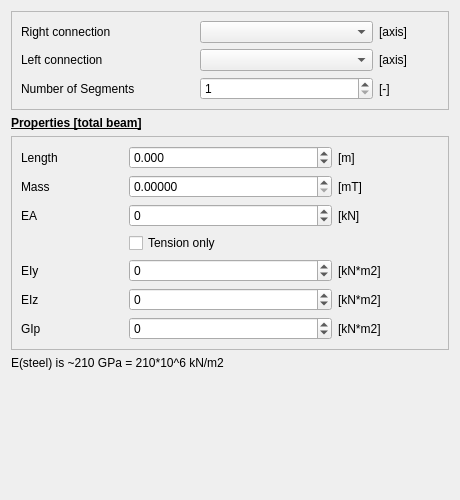
<?xml version="1.0" encoding="UTF-8"?>
<ui version="4.0">
 <class>widget_beam</class>
 <widget class="QWidget" name="widget_beam">
  <property name="geometry">
   <rect>
    <x>0</x>
    <y>0</y>
    <width>460</width>
    <height>500</height>
   </rect>
  </property>
  <property name="windowTitle">
   <string>Form</string>
  </property>
  <property name="locale">
   <locale language="English" country="UnitedStates"/>
  </property>
  <layout class="QVBoxLayout" name="verticalLayout">
   <item>
    <widget class="QFrame" name="frmMasterSlave">
     <property name="frameShape">
      <enum>QFrame::StyledPanel</enum>
     </property>
     <property name="frameShadow">
      <enum>QFrame::Raised</enum>
     </property>
     <layout class="QGridLayout" name="gridLayout_2">
      <item row="0" column="1">
       <widget class="QComboBox" name="cbMasterAxis"/>
      </item>
      <item row="0" column="2">
       <widget class="QLabel" name="label_10">
        <property name="sizePolicy">
         <sizepolicy hsizetype="Fixed" vsizetype="Preferred">
          <horstretch>0</horstretch>
          <verstretch>0</verstretch>
         </sizepolicy>
        </property>
        <property name="minimumSize">
         <size>
          <width>60</width>
          <height>0</height>
         </size>
        </property>
        <property name="maximumSize">
         <size>
          <width>60</width>
          <height>16777215</height>
         </size>
        </property>
        <property name="text">
         <string>[axis]</string>
        </property>
       </widget>
      </item>
      <item row="2" column="2">
       <widget class="QLabel" name="label_12">
        <property name="sizePolicy">
         <sizepolicy hsizetype="Fixed" vsizetype="Preferred">
          <horstretch>0</horstretch>
          <verstretch>0</verstretch>
         </sizepolicy>
        </property>
        <property name="minimumSize">
         <size>
          <width>60</width>
          <height>0</height>
         </size>
        </property>
        <property name="maximumSize">
         <size>
          <width>60</width>
          <height>16777215</height>
         </size>
        </property>
        <property name="text">
         <string>[axis]</string>
        </property>
       </widget>
      </item>
      <item row="2" column="1">
       <widget class="QComboBox" name="cbSlaveAxis"/>
      </item>
      <item row="4" column="1">
       <widget class="QSpinBox" name="sbnSegments">
        <property name="minimum">
         <number>1</number>
        </property>
        <property name="maximum">
         <number>1000</number>
        </property>
       </widget>
      </item>
      <item row="4" column="2">
       <widget class="QLabel" name="label_20">
        <property name="text">
         <string>[-]</string>
        </property>
       </widget>
      </item>
      <item row="2" column="0">
       <widget class="QLabel" name="label_9">
        <property name="sizePolicy">
         <sizepolicy hsizetype="Fixed" vsizetype="Preferred">
          <horstretch>0</horstretch>
          <verstretch>0</verstretch>
         </sizepolicy>
        </property>
        <property name="minimumSize">
         <size>
          <width>80</width>
          <height>0</height>
         </size>
        </property>
        <property name="maximumSize">
         <size>
          <width>9999</width>
          <height>16777215</height>
         </size>
        </property>
        <property name="text">
         <string>Left connection</string>
        </property>
       </widget>
      </item>
      <item row="4" column="0">
       <widget class="QLabel" name="label_19">
        <property name="text">
         <string>Number of Segments</string>
        </property>
       </widget>
      </item>
      <item row="0" column="0">
       <widget class="QLabel" name="label_11">
        <property name="sizePolicy">
         <sizepolicy hsizetype="Fixed" vsizetype="Preferred">
          <horstretch>0</horstretch>
          <verstretch>0</verstretch>
         </sizepolicy>
        </property>
        <property name="minimumSize">
         <size>
          <width>80</width>
          <height>0</height>
         </size>
        </property>
        <property name="maximumSize">
         <size>
          <width>9999</width>
          <height>16777215</height>
         </size>
        </property>
        <property name="text">
         <string>Right connection</string>
        </property>
       </widget>
      </item>
     </layout>
    </widget>
   </item>
   <item>
    <widget class="QLabel" name="label_7">
     <property name="text">
      <string>&lt;html&gt;&lt;head/&gt;&lt;body&gt;&lt;p&gt;&lt;span style=&quot; font-weight:600; text-decoration: underline;&quot;&gt;Properties [total beam]&lt;/span&gt;&lt;/p&gt;&lt;/body&gt;&lt;/html&gt;</string>
     </property>
     <property name="wordWrap">
      <bool>true</bool>
     </property>
    </widget>
   </item>
   <item>
    <widget class="QFrame" name="frame">
     <property name="sizePolicy">
      <sizepolicy hsizetype="Preferred" vsizetype="Fixed">
       <horstretch>0</horstretch>
       <verstretch>0</verstretch>
      </sizepolicy>
     </property>
     <property name="frameShape">
      <enum>QFrame::StyledPanel</enum>
     </property>
     <property name="frameShadow">
      <enum>QFrame::Raised</enum>
     </property>
     <layout class="QGridLayout" name="gridLayout">
      <item row="4" column="0">
       <widget class="QLabel" name="label_2">
        <property name="text">
         <string>EIy</string>
        </property>
       </widget>
      </item>
      <item row="0" column="3">
       <widget class="QLabel" name="label_6">
        <property name="text">
         <string>[m]</string>
        </property>
       </widget>
      </item>
      <item row="5" column="1" colspan="2">
       <widget class="QDoubleSpinBox" name="doubleSpinBox_3">
        <property name="sizePolicy">
         <sizepolicy hsizetype="Preferred" vsizetype="Fixed">
          <horstretch>0</horstretch>
          <verstretch>0</verstretch>
         </sizepolicy>
        </property>
        <property name="decimals">
         <number>0</number>
        </property>
        <property name="minimum">
         <double>-999999999999.000000000000000</double>
        </property>
        <property name="maximum">
         <double>99999999999999.000000000000000</double>
        </property>
       </widget>
      </item>
      <item row="0" column="0">
       <widget class="QLabel" name="label">
        <property name="text">
         <string>Length</string>
        </property>
       </widget>
      </item>
      <item row="1" column="0">
       <widget class="QLabel" name="label_17">
        <property name="text">
         <string>Mass</string>
        </property>
       </widget>
      </item>
      <item row="4" column="3">
       <widget class="QLabel" name="label_13">
        <property name="text">
         <string>[kN*m2]</string>
        </property>
       </widget>
      </item>
      <item row="6" column="3">
       <widget class="QLabel" name="label_15">
        <property name="text">
         <string>[kN*m2]</string>
        </property>
       </widget>
      </item>
      <item row="1" column="1" colspan="2">
       <widget class="QDoubleSpinBox" name="sbMass">
        <property name="decimals">
         <number>5</number>
        </property>
        <property name="maximum">
         <double>999999.000000000000000</double>
        </property>
        <property name="singleStep">
         <double>0.100000000000000</double>
        </property>
       </widget>
      </item>
      <item row="6" column="0">
       <widget class="QLabel" name="label_4">
        <property name="text">
         <string>GIp</string>
        </property>
       </widget>
      </item>
      <item row="1" column="3">
       <widget class="QLabel" name="label_18">
        <property name="text">
         <string>[mT]</string>
        </property>
       </widget>
      </item>
      <item row="0" column="1" colspan="2">
       <widget class="QDoubleSpinBox" name="doubleSpinBox_1">
        <property name="sizePolicy">
         <sizepolicy hsizetype="Preferred" vsizetype="Fixed">
          <horstretch>0</horstretch>
          <verstretch>0</verstretch>
         </sizepolicy>
        </property>
        <property name="decimals">
         <number>3</number>
        </property>
        <property name="minimum">
         <double>-999999999999.000000000000000</double>
        </property>
        <property name="maximum">
         <double>99999999999999.000000000000000</double>
        </property>
       </widget>
      </item>
      <item row="5" column="0">
       <widget class="QLabel" name="label_3">
        <property name="text">
         <string>EIz</string>
        </property>
       </widget>
      </item>
      <item row="4" column="1" colspan="2">
       <widget class="QDoubleSpinBox" name="doubleSpinBox_2">
        <property name="sizePolicy">
         <sizepolicy hsizetype="Preferred" vsizetype="Fixed">
          <horstretch>0</horstretch>
          <verstretch>0</verstretch>
         </sizepolicy>
        </property>
        <property name="decimals">
         <number>0</number>
        </property>
        <property name="minimum">
         <double>-999999999999.000000000000000</double>
        </property>
        <property name="maximum">
         <double>99999999999999.000000000000000</double>
        </property>
       </widget>
      </item>
      <item row="5" column="3">
       <widget class="QLabel" name="label_14">
        <property name="text">
         <string>[kN*m2]</string>
        </property>
       </widget>
      </item>
      <item row="6" column="1" colspan="2">
       <widget class="QDoubleSpinBox" name="doubleSpinBox_4">
        <property name="sizePolicy">
         <sizepolicy hsizetype="Preferred" vsizetype="Fixed">
          <horstretch>0</horstretch>
          <verstretch>0</verstretch>
         </sizepolicy>
        </property>
        <property name="decimals">
         <number>0</number>
        </property>
        <property name="minimum">
         <double>-999999999999.000000000000000</double>
        </property>
        <property name="maximum">
         <double>99999999999999.000000000000000</double>
        </property>
       </widget>
      </item>
      <item row="2" column="1" colspan="2">
       <widget class="QDoubleSpinBox" name="doubleSpinBox_5">
        <property name="sizePolicy">
         <sizepolicy hsizetype="Preferred" vsizetype="Fixed">
          <horstretch>0</horstretch>
          <verstretch>0</verstretch>
         </sizepolicy>
        </property>
        <property name="decimals">
         <number>0</number>
        </property>
        <property name="minimum">
         <double>-999999999999.000000000000000</double>
        </property>
        <property name="maximum">
         <double>99999999999999.000000000000000</double>
        </property>
       </widget>
      </item>
      <item row="2" column="3">
       <widget class="QLabel" name="label_16">
        <property name="text">
         <string>[kN]</string>
        </property>
       </widget>
      </item>
      <item row="2" column="0">
       <widget class="QLabel" name="label_5">
        <property name="text">
         <string>EA</string>
        </property>
       </widget>
      </item>
      <item row="3" column="1" colspan="2">
       <widget class="QCheckBox" name="cbTensionOnly">
        <property name="text">
         <string>Tension only</string>
        </property>
       </widget>
      </item>
     </layout>
    </widget>
   </item>
   <item>
    <widget class="QLabel" name="label_8">
     <property name="text">
      <string>&lt;html&gt;&lt;head/&gt;&lt;body&gt;&lt;p&gt;E(steel) is ~210 GPa = 210*10^6 kN/m2&lt;/p&gt;&lt;/body&gt;&lt;/html&gt;</string>
     </property>
     <property name="wordWrap">
      <bool>true</bool>
     </property>
    </widget>
   </item>
   <item>
    <spacer name="verticalSpacer">
     <property name="orientation">
      <enum>Qt::Vertical</enum>
     </property>
     <property name="sizeHint" stdset="0">
      <size>
       <width>20</width>
       <height>40</height>
      </size>
     </property>
    </spacer>
   </item>
  </layout>
 </widget>
 <tabstops>
  <tabstop>cbMasterAxis</tabstop>
  <tabstop>cbSlaveAxis</tabstop>
  <tabstop>sbnSegments</tabstop>
  <tabstop>doubleSpinBox_1</tabstop>
  <tabstop>sbMass</tabstop>
  <tabstop>doubleSpinBox_5</tabstop>
  <tabstop>cbTensionOnly</tabstop>
  <tabstop>doubleSpinBox_2</tabstop>
  <tabstop>doubleSpinBox_3</tabstop>
  <tabstop>doubleSpinBox_4</tabstop>
 </tabstops>
 <resources/>
 <connections/>
</ui>
